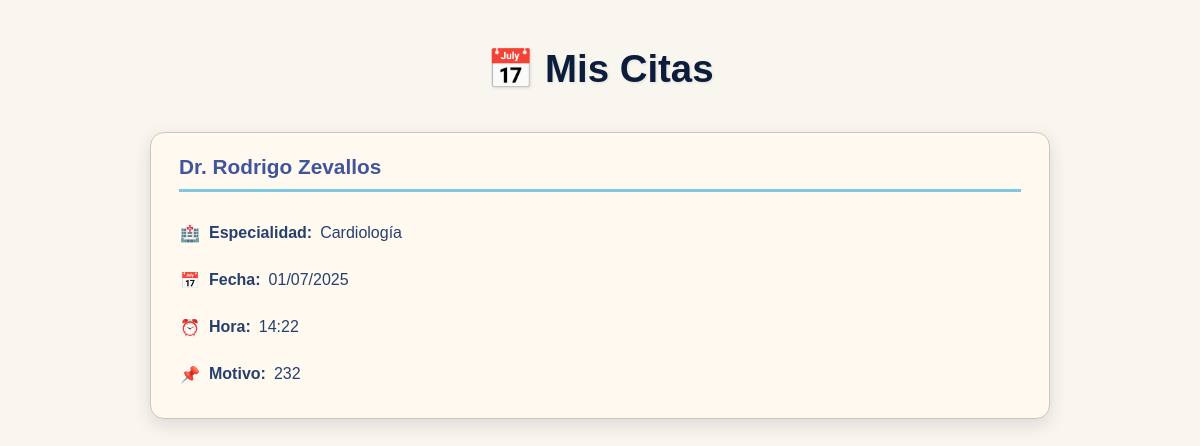
Page /helcon/detalle_cita_paciente/ (signed in) on the committed database.
### helcon/models.py (models this page shows, shortened)
class Cita(models.Model):
    paciente = models.ForeignKey(Paciente, on_delete=models.CASCADE, null=True, blank=True)
    doctor = models.ForeignKey(Doctor, on_delete=models.CASCADE)
    nombre = models.CharField(max_length=150)  # nombre del paciente (o persona)
    doctor_nombre = models.CharField(max_length=150)  # nombre completo del doctor
    fecha = models.DateField()
    hora = models.CharField(max_length=20)
    motivo_visita = models.TextField()
    datos_consulta = models.TextField(blank=True)
    aseguradora = models.TextField(blank=True)
    fecha_cita = models.DateField(null=True, blank=True)  # 👈 Nueva fecha de la cita
    precio = models.DecimalField(max_digits=8, decimal_places=2, blank= True,null=True)
    estado_cita = models.CharField(max_length=20, default='No confirmada')  # 👈 nuevo campo

class Doctor(models.Model):
    user = models.OneToOneField(User, on_delete=models.CASCADE)
    id_number = models.CharField(max_length=20)
    credential_number = models.CharField(max_length=50)
    phone = models.CharField(max_length=20, blank=True)
    especialidad = models.CharField(max_length=100, blank=True)
    idoneidad = models.CharField(max_length=100, blank=True)
    estudios = models.TextField(blank=True)
    descripcion = models.TextField(blank=True)
    ubicacion = models.CharField(max_length=100, blank=True)
    foto_perfil = models.ImageField(upload_to='fotos_perfil/', blank=True, null=True)
    estado_switch = models.CharField(max_length=20, default='No acepta nuevos pacientes')  # 👈 nuevo campo
    recomendado = models.CharField(max_length=20, default='no',blank=True)  # 👈 nuevo campo
    preciobase = models.DecimalField(max_digits=8, decimal_places=2, blank= True,null=True)

### helcon/views.py (the view)
# urls.py: path('detalle_cita_paciente/', views.detalle_cita_paciente, name='detalle_cita_paciente'),
@login_required
def detalle_cita_paciente(request):
    try:
        paciente = Paciente.objects.get(user=request.user)
    except Paciente.DoesNotExist:
        paciente = None
    citas = Cita.objects.filter(paciente=paciente).order_by('fecha', 'hora') if paciente else []
    return render(request, 'helcon/detalle_cita_paciente.html', {
        'citas': citas,
    })

### helcon/context_processors.py (called while the page is built)
def doctor_context(request):
    doctor = None
    if request.user.is_authenticated:
        try:
            doctor = Doctor.objects.get(user=request.user)
        except Doctor.DoesNotExist:
            pass
    return {'doctor': doctor}

def navbar_context(request):
    doctor = None
    paciente = None
    if request.user.is_authenticated:
        try:
            doctor = Doctor.objects.get(user=request.user)
        except Doctor.DoesNotExist:
            pass
        try:
            paciente = Paciente.objects.get(user=request.user)
        except Paciente.DoesNotExist:
            pass
    return {
        'doctor': doctor,
        'paciente': paciente,
    }

### helcon/templates/helcon/detalle_cita_paciente.html (shortened to what this page needs)
{% load static %}
<!DOCTYPE html>
<html lang="es">
<head>
</head>
<body>
  <h1>📅 Mis Citas</h1>
  <div class="citas-container">
    {% if citas %}
      {% for cita in citas %}
        <article class="cita-card" tabindex="0" aria-label="Cita con Dr. {{ cita.doctor.user.get_full_name }} el {{ cita.fecha|date:'d/m/Y' }} a las {{ cita.hora }}">
          <header class="cita-header">Dr. {{ cita.doctor.user.get_full_name }}</header>
          <p class="cita-detail"><span class="icon">🏥</span> <strong>Especialidad:</strong> {{ cita.doctor.especialidad|default:"No especificada" }}</p>
          <p class="cita-detail"><span class="icon">📅</span> <strong>Fecha:</strong> {{ cita.fecha|date:"d/m/Y" }}</p>
          <p class="cita-detail"><span class="icon">⏰</span> <strong>Hora:</strong> {{ cita.hora }}</p>
          <p class="cita-detail"><span class="icon">📌</span> <strong>Motivo:</strong> {{ cita.motivo_visita|default:"No especificado" }}</p>
        </article>
      {% endfor %}
    {% else %}
      <p class="sin-citas">No tienes citas agendadas.</p>
    {% endif %}
  </div>
</body>
</html>

### helcon/templates/helcon/detalle_cita_paciente.html (style rules this page uses)
* { box-sizing: border-box; }
body { font-family: 'Poppins', sans-serif; background-color: #f9f5ef; margin: 0; padding: 20px; color: #0b1d3a; min-height: 100vh; display: flex; flex-direction: column; align-items: center; }
h1 { margin-bottom: 40px; font-weight: 700; font-size: 2.4rem; text-align: center; color: #0b1d3a; text-shadow: 1px 1px 3px rgba(11, 29, 58, 0.1); }
.citas-container { width: 100%; max-width: 900px; display: grid; grid-template-columns: repeat(auto-fit, minmax(280px, 1fr)); gap: 24px; }
.cita-card { background: #fff9f0; border-radius: 14px; padding: 22px 28px; box-shadow: 0 6px 18px rgba(11, 29, 58, 0.12); transition: transform 0.3s ease, box-shadow 0.3s ease; display: flex; flex-direction: column; justify-content: space-between; cursor: default; border: 1.5px solid #cfc5b8; }
.cita-header { font-weight: 700; font-size: 1.3rem; margin-bottom: 16px; color: #40559b; border-bottom: 3px solid #7ec8e3; padding-bottom: 10px; text-transform: capitalize; }
.cita-detail { font-size: 1rem; margin-bottom: 12px; display: flex; align-items: center; gap: 8px; color: #25406d; }
.icon { font-weight: 700; color: #7ec8e3; min-width: 22px; text-align: center; user-select: none; }

### rows in the picture
Cita: doctor.user.get_full_name "Rodrigo Zevallos", doctor.especialidad "Cardiología", fecha "01/07/2025", hora "14:22", motivo_visita "232"
